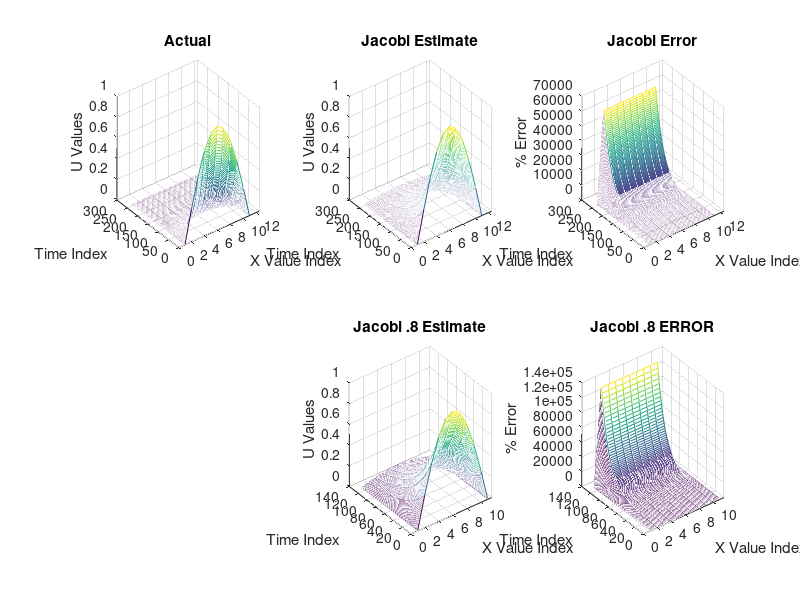

MATLAB code to generate this figure:
clear; clc;

% Visualization of 10.6.1.4 Jacobi Method
Eactual = csvread('JacobiBLOCKACTUAL.csv');

Eestimate = csvread('JacobiBLOCK.csv');
Eerror = csvread('JacobiERROR.csv');
E8estimate = csvread('Jacobi8BLOCK.csv');
E8error = csvread('Jacobi8ERROR.csv');


figure(1);
% Actual Plot 
subplot(2,3,1);
mesh(Eactual);
xlim([0 12.5]);
title('Actual');
xlabel('X Value Index');
ylabel('Time Index');
zlabel('U Values');

% Jacobi Estimate Plot
subplot(2,3,2);
mesh(Eestimate);
xlim([0 12.5]);
title('Jacobi Estimate');
xlabel('X Value Index');
ylabel('Time Index');
zlabel('U Values');

% Jacobi Estimate Error
subplot(2,3,3);
mesh(Eerror);
xlim([0 12.5]);
title('Jacobi Error');
xlabel('X Value Index');
ylabel('Time Index');
zlabel('% Error');

% Jacobi Estimate .8
subplot(2,3,5);
mesh(E8estimate);
xlim([0 11.5]);
title('Jacobi .8 Estimate');
xlabel('X Value Index');
ylabel('Time Index');
zlabel('U Values');

% Jacobi .8 Error
subplot(2,3,6);
mesh(E8error);
xlim([0 11.5]);
title('Jacobi .8 ERROR');
xlabel('X Value Index');
ylabel('Time Index');
zlabel('% Error');
